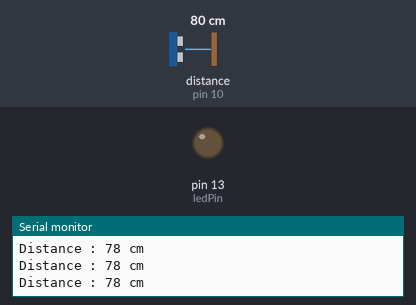
A sketch run on a simulated Arduino Uno, built with avr-gcc and run on an emulated ATmega328P. On the bench: output pins drawn as LEDs (lit = HIGH), the last lines printed to the serial monitor. Wiring (inferred from the names in the program): ultrasonic range finder: trigger pin 9; echo pin 10. The inputs (shaded band) are chosen by the test bench; at power-on: distance to the obstacle (sensor on pin 10) 80 cm. The echo pulse lasts 58.3 µs per cm; pins used as bus, display or sensor lines are not drawn.

Above: at 1.2 s.
1.3 s: distance to the obstacle (sensor on pin 10) set to 23 cm
4.3 s: distance to the obstacle (sensor on pin 10) set to 19 cm
At 5.6 s:
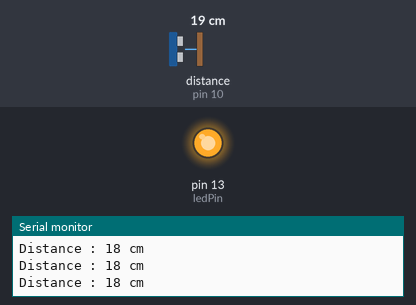
5.9 s: distance to the obstacle (sensor on pin 10) set to 35 cm
At 6.5 s:
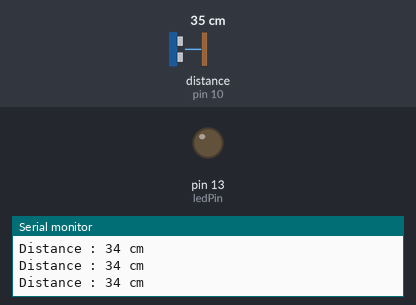
7.4 s: distance to the obstacle (sensor on pin 10) set to 2 cm
At 8.6 s:
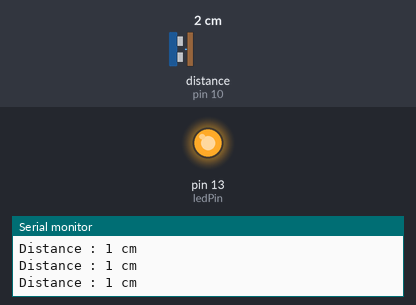
Timing chart, 0 to 9.9 s (numbered marks = the images above; inputs shaded):
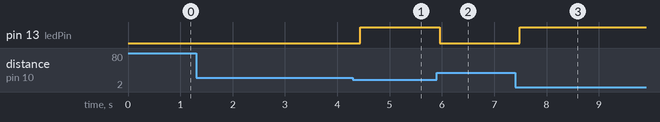

The sketch:

ultrasonic_radar.ino
```cpp
// Detecteur de distance avec HC-SR04.
// La led s'allume si quelque chose passe trop pres.

const int trigPin = 9;
const int echoPin = 10;
const int ledPin = 13;

long readDistanceCm()
{
  digitalWrite(trigPin, LOW);
  delayMicroseconds(2);
  digitalWrite(trigPin, HIGH);
  delayMicroseconds(10);
  digitalWrite(trigPin, LOW);

  long duration = pulseIn(echoPin, HIGH, 25000);
  if (duration == 0)
    return 999;
  return duration * 0.034 / 2;
}

void setup()
{
  pinMode(trigPin, OUTPUT);
  pinMode(echoPin, INPUT);
  pinMode(ledPin, OUTPUT);
  Serial.begin(9600);
}

void loop()
{
  long distance = readDistanceCm();

  Serial.print("Distance : ");
  Serial.print(distance);
  Serial.println(" cm");

  if (distance < 20)
    digitalWrite(ledPin, HIGH);
  else
    digitalWrite(ledPin, LOW);

  delay(150);
}
```

Measured:
- the behaviour switches between 21 and 20 cm on distance to the obstacle (sensor on pin 10) (found by bisection; images 0 and 1)
- after the input at 4.3 s, pin 13 (ledPin): LOW → HIGH after 0.14 s
- after the input at 5.9 s, pin 13 (ledPin): HIGH → LOW after 0.06 s
- after the input at 7.4 s, pin 13 (ledPin): LOW → HIGH after 0.09 s
